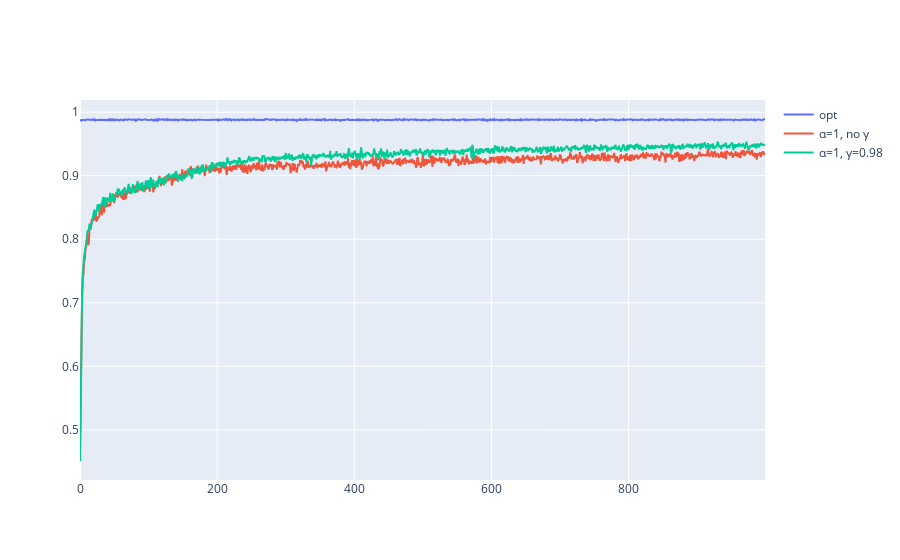

Source (notebook cell):
### Code cell
fig = go.Figure(data=[
    go.Scatter(x=np.arange(n), y=np.mean(rewards_opt[None], axis=0), name='opt'),
    go.Scatter(x=np.arange(n), y=np.mean(rewards[None], axis=0), name='α=1, no γ'),
    go.Scatter(x=np.arange(n), y=np.mean(rewards[0.98], axis=0), name='α=1, γ=0.98'),
]).show()

### Figure 1 — Plotly figure (JSON) as saved in the notebook; plotly's stock layout.template omitted (floating-point values rounded to 4 significant figures; data arrays with more than 128 entries replaced by an {"elided": "..."} marker saying what was removed)
{"data": [{"name": "opt", "type": "scatter", "x": {"elided": "1000 int values"}, "y": {"elided": "1000 float values"}}, {"name": "α=1, no γ", "type": "scatter", "x": {"elided": "1000 int values"}, "y": {"elided": "1000 float values"}}, {"name": "α=1, γ=0.98", "type": "scatter", "x": {"elided": "1000 int values"}, "y": {"elided": "1000 float values"}}], "layout": {"autosize": true, "xaxis": {"autorange": true, "range": [0, 999], "type": "linear"}, "yaxis": {"autorange": true, "range": [0.4211, 1.019], "type": "linear"}}}
